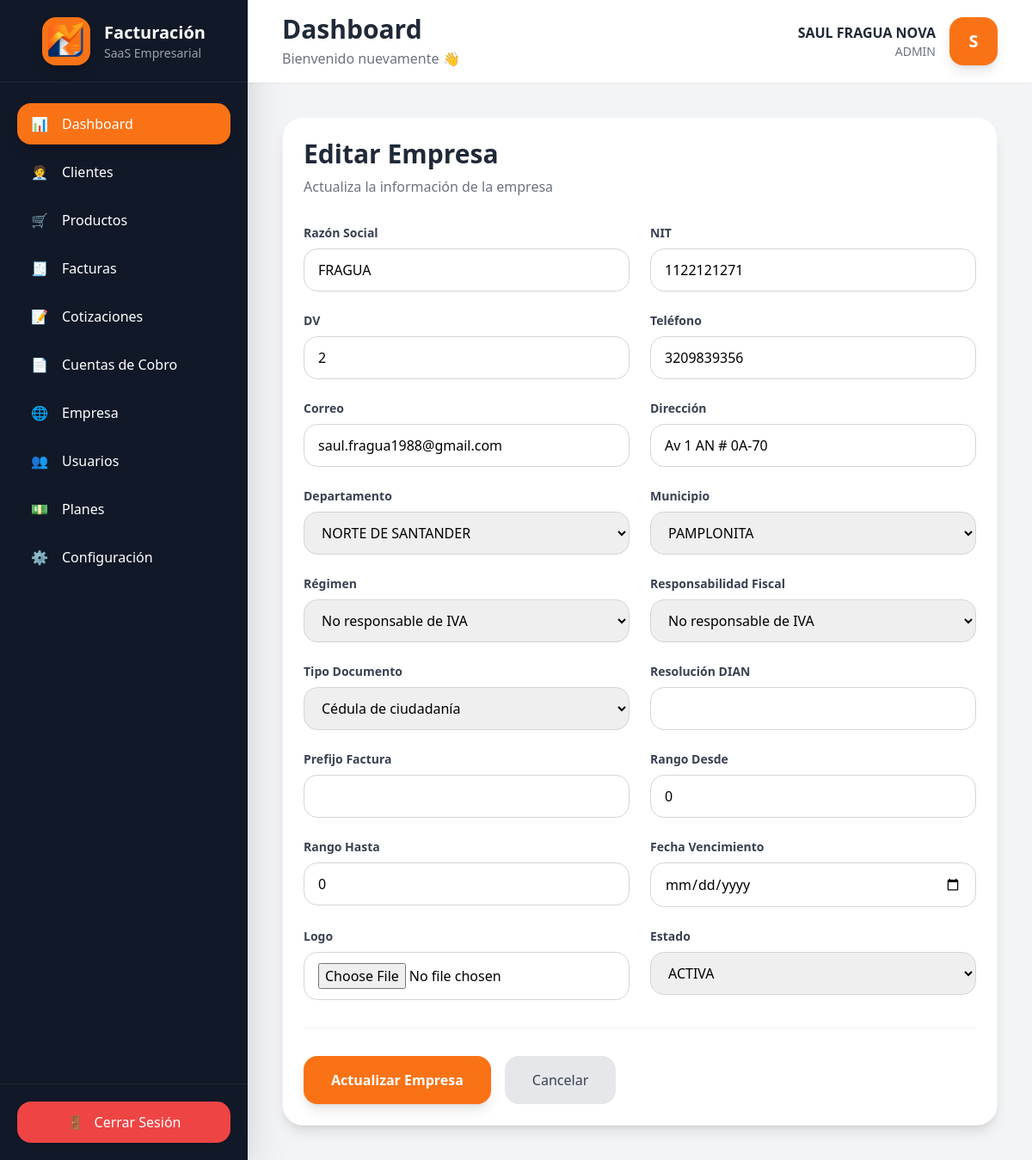
/public/empresa/editar/2 (signed in), run on the app's committed database.
### tables this page shows
CREATE TABLE `empresas` (
  `id` int(11) NOT NULL,
  `plan_id` int(11) DEFAULT 1,
  `razon_social` varchar(200) NOT NULL,
  `nit` varchar(30) NOT NULL,
  `dv` varchar(5) DEFAULT NULL,
  `direccion` varchar(255) DEFAULT NULL,
  `telefono` varchar(30) DEFAULT NULL,
  `correo` varchar(150) DEFAULT NULL,
  `resolucion_dian` varchar(100) DEFAULT NULL,
  `prefijo_factura` varchar(20) DEFAULT NULL,
  `rango_desde` int(11) DEFAULT NULL,
  `rango_hasta` int(11) DEFAULT NULL,
  `fecha_vencimiento` date DEFAULT NULL,
  `logo` varchar(255) DEFAULT NULL,
  `estado` enum('ACTIVA','SUSPENDIDA','ELIMINADA') DEFAULT 'ACTIVA',
  `created_at` timestamp NOT NULL DEFAULT current_timestamp(),
  `municipio_id` int(11) DEFAULT NULL,
  `departamento_id` int(11) DEFAULT NULL,
  `regimen_id` int(11) DEFAULT NULL,
  `responsabilidad_fiscal_id` int(11) DEFAULT NULL,
  `tipo_documento_id` int(11) DEFAULT NULL
);

CREATE TABLE `departamentos` (
  `id` int(11) NOT NULL,
  `codigo` varchar(5) NOT NULL,
  `nombre` varchar(100) NOT NULL
);

CREATE TABLE `municipios` (
  `id` int(11) NOT NULL,
  `departamento_id` int(11) NOT NULL,
  `codigo` varchar(10) NOT NULL,
  `nombre` varchar(150) NOT NULL
);

CREATE TABLE `regimenes` (
  `id` int(11) NOT NULL,
  `codigo` varchar(20) DEFAULT NULL,
  `nombre` varchar(150) NOT NULL,
  `estado` tinyint(1) DEFAULT 1,
  `created_at` timestamp NOT NULL DEFAULT current_timestamp()
);

CREATE TABLE `responsabilidades_fiscales` (
  `id` int(11) NOT NULL,
  `codigo` varchar(20) NOT NULL,
  `nombre` varchar(255) NOT NULL,
  `estado` tinyint(1) DEFAULT 1,
  `created_at` timestamp NOT NULL DEFAULT current_timestamp()
);

CREATE TABLE `tipos_documento` (
  `id` int(11) NOT NULL,
  `codigo` varchar(10) NOT NULL,
  `nombre` varchar(150) NOT NULL,
  `tipo_persona` enum('NATURAL','JURIDICA','AMBAS') DEFAULT 'AMBAS',
  `estado` tinyint(1) DEFAULT 1,
  `created_at` timestamp NOT NULL DEFAULT current_timestamp()
);

### app/views/Empresa/editar.php (the view, shortened to what the rows shown need)
<div class="bg-white rounded-3xl shadow-lg p-6 border border-gray-100">
    <div class="mb-8">
        <h2 class="text-3xl font-bold text-gray-800">
            Editar Empresa
        </h2>
        <p class="text-gray-500 mt-2">
            Actualiza la información de la empresa
        </p>
    </div>
    <form
        method="POST"
        enctype="multipart/form-data"
    >
        <div class="grid grid-cols-1 md:grid-cols-2 xl:grid-cols-3 gap-6">
            <div>
                <label class="block text-sm font-semibold text-gray-700 mb-2">
                    Razón Social
                </label>
                <input
                    type="text"
                    name="razon_social"
                    value="<?= $data['empresa']->razon_social; ?>"
                    required
                    class="w-full px-4 py-3 rounded-2xl border border-gray-300"
                >
            </div>
            <div>
                <label class="block text-sm font-semibold text-gray-700 mb-2">
                    NIT
                </label>
                <input
                    type="text"
                    name="nit"
                    value="<?= $data['empresa']->nit; ?>"
                    required
                    class="w-full px-4 py-3 rounded-2xl border border-gray-300"
                >
            </div>
            <div>
                <label class="block text-sm font-semibold text-gray-700 mb-2">
                    DV
                </label>
                <input
                    type="text"
                    name="dv"
                    value="<?= $data['empresa']->dv; ?>"
                    class="w-full px-4 py-3 rounded-2xl border border-gray-300"
                >
            </div>
            <div>
                <label class="block text-sm font-semibold text-gray-700 mb-2">
                    Teléfono
                </label>
                <input
                    type="text"
                    name="telefono"
                    value="<?= $data['empresa']->telefono; ?>"
                    class="w-full px-4 py-3 rounded-2xl border border-gray-300"
                >
            </div>
            <div>
                <label class="block text-sm font-semibold text-gray-700 mb-2">
                    Correo
                </label>
                <input
                    type="email"
                    name="correo"
                    value="<?= $data['empresa']->correo; ?>"
                    class="w-full px-4 py-3 rounded-2xl border border-gray-300"
                >
            </div>
            <div>
                <label class="block text-sm font-semibold text-gray-700 mb-2">
                    Dirección
                </label>
                <input
                    type="text"
                    name="direccion"
                    value="<?= $data['empresa']->direccion; ?>"
                    class="w-full px-4 py-3 rounded-2xl border border-gray-300"
                >
            </div>
            <div>
                <label class="block text-sm font-semibold text-gray-700 mb-2">
                    Departamento
                </label>
                <select
                    id="departamento"
                    name="departamento_id"
                    class="w-full px-4 py-3 rounded-2xl border border-gray-300"
                >
                    <?php foreach($data['departamentos'] as $dep): ?>
                        <option
                            value="<?= $dep->id; ?>"
                            <?= $data['empresa']->departamento_id == $dep->id
                                ? 'selected'
                                : ''; ?>
                        >
                            <?= $dep->nombre; ?>
                        </option>
                    <?php endforeach; ?>
                </select>
            </div>
            <div>
                <label class="block text-sm font-semibold text-gray-700 mb-2">
                    Municipio
                </label>
                <select
                    id="municipio"
                    name="municipio_id"
                    class="w-full px-4 py-3 rounded-2xl border border-gray-300"
                >
                    <?php foreach($data['municipios'] as $mun): ?>
                        <option
                            value="<?= $mun->id; ?>"
                            <?= $data['empresa']->municipio_id == $mun->id
                                ? 'selected'
                                : ''; ?>
                        >
                            <?= $mun->nombre; ?>
                        </option>
                    <?php endforeach; ?>
                </select>
            </div>
            <div>
                <label class="block text-sm font-semibold text-gray-700 mb-2">
                    Régimen
                </label>
                <select
                    name="regimen_id"
                    class="w-full px-4 py-3 rounded-2xl border border-gray-300"
                >
                    <?php foreach($data['regimenes'] as $regimen): ?>
                        <option
                            value="<?= $regimen->id; ?>"
                            <?= $data['empresa']->regimen_id == $regimen->id
                                ? 'selected'
                                : ''; ?>
                        >
                            <?= $regimen->nombre; ?>
                        </option>
                    <?php endforeach; ?>
                </select>
            </div>
            <div>
                <label class="block text-sm font-semibold text-gray-700 mb-2">
                    Responsabilidad Fiscal
                </label>
                <select
                    name="responsabilidad_fiscal_id"
                    class="w-full px-4 py-3 rounded-2xl border border-gray-300"
                >
                    <?php foreach($data['responsabilidades'] as $r): ?>
                        <option
                            value="<?= $r->id; ?>"
                            <?= $data['empresa']->responsabilidad_fiscal_id == $r->id
                                ? 'selected'
                                : ''; ?>
                        >
                            <?= $r->nombre; ?>
                        </option>
                    <?php endforeach; ?>
                </select>
            </div>
            <div>
                <label class="block text-sm font-semibold text-gray-700 mb-2">
                    Tipo Documento
                </label>
                <select
                    name="tipo_documento_id"
                    class="w-full px-4 py-3 rounded-2xl border border-gray-300"
                >
                    <?php foreach($data['tipos_documento'] as $tipo): ?>
                        <option
                            value="<?= $tipo->id; ?>"
                            <?= $data['empresa']->tipo_documento_id == $tipo->id
                                ? 'selected'
                                : ''; ?>
                        >
                            <?= $tipo->nombre; ?>
                        </option>
                    <?php endforeach; ?>
                </select>
            </div>
            <div>
                <label class="block text-sm font-semibold text-gray-700 mb-2">
                    Resolución DIAN
                </label>
                <input
                    type="text"
                    name="resolucion_dian"
                    value="<?= $data['empresa']->resolucion_dian; ?>"
                    class="w-full px-4 py-3 rounded-2xl border border-gray-300"
                >
            </div>
            <div>
                <label class="block text-sm font-semibold text-gray-700 mb-2">
                    Prefijo Factura
                </label>
                <input
                    type="text"
                    name="prefijo_factura"
                    value="<?= $data['empresa']->prefijo_factura; ?>"
                    class="w-full px-4 py-3 rounded-2xl border border-gray-300"
                >
            </div>
            <div>
                <label class="block text-sm font-semibold text-gray-700 mb-2">
                    Rango Desde
                </label>
                <input
                    type="number"
                    name="rango_desde"
                    value="<?= $data['empresa']->rango_desde; ?>"
                    class="w-full px-4 py-3 rounded-2xl border border-gray-300"
                >
            </div>
            <div>
                <label class="block text-sm font-semibold text-gray-700 mb-2">
                    Rango Hasta
                </label>
                <input
                    type="number"
                    name="rango_hasta"
                    value="<?= $data['empresa']->rango_hasta; ?>"
                    class="w-full px-4 py-3 rounded-2xl border border-gray-300"
                >
            </div>
            <div>
                <label class="block text-sm font-semibold text-gray-700 mb-2">
                    Fecha Vencimiento
                </label>
                <input
                    type="date"
                    name="fecha_vencimiento"
                    value="<?= $data['empresa']->fecha_vencimiento; ?>"
                    class="w-full px-4 py-3 rounded-2xl border border-gray-300"
                >
            </div>
            <div>
                <label class="block text-sm font-semibold text-gray-700 mb-2">
                    Logo
                </label>
                <input
                    type="file"
                    name="logo"
                    class="w-full px-4 py-3 rounded-2xl border border-gray-300"
                >
            </div>
            <div>
                <label class="block text-sm font-semibold text-gray-700 mb-2">
                    Estado
                </label>
                <select
                    name="estado"
                    class="w-full px-4 py-3 rounded-2xl border border-gray-300"
                >
                    <option value="ACTIVA"
                        <?= $data['empresa']->estado == 'ACTIVA'
                            ? 'selected'
                            : ''; ?>>
                        ACTIVA
                    </option>
                </select>
            </div>
        </div>
        <div class="flex flex-col sm:flex-row items-center gap-4 pt-8 mt-8 border-t border-gray-100">
            <button
                type="submit"
                class="w-full sm:w-auto bg-orange-500 hover:bg-orange-600 text-white px-8 py-4 rounded-2xl shadow-lg font-semibold transition"
            >
                Actualizar Empresa
            </button>
            <a
                href="<?= URL; ?>/empresa"
                class="w-full sm:w-auto text-center bg-gray-200 hover:bg-gray-300 text-gray-700 px-8 py-4 rounded-2xl transition"
            >
                Cancelar
            </a>
        </div>
    </form>
</div>

### data on the page
empresas: razon_social "FRAGUA", nit "1122121271", dv "2", telefono "3209839356", correo "saul.fragua1988@gmail.com", direccion "Av 1 AN # 0A-70", departamento_id "NORTE DE SANTANDER", municipio_id "PAMPLONITA", regimen_id "No responsable de IVA", responsabilidad_fiscal_id "No responsable de IVA", tipo_documento_id "Cédula de ciudadanía", rango_desde "0", rango_hasta "0", estado "ACTIVA"

### other printed values
$_SESSION['usuario_nombre'] "SAUL FRAGUA NOVA"
$_SESSION['usuario_rol'] "ADMIN"
substr($_SESSION['usuario_nombre'], 0, 1) "S"
